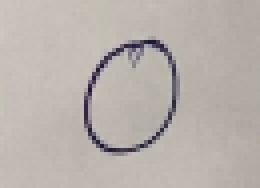
#> input picture testcase/0 (1).png, 65 x 47 px (shown 4 times larger); its folder holds only this picture in this run
$ python main.py
#> lines starting #> are read from the running program, lines starting #| are printed output that depends on the picture; after the words box and inside, x2 and y2 are one past the last pixel; in counts of white or black regions, pixels touching at a corner belong together
import cv2
import os
import rule


def toBinaryImage(img):
    """
    function write to covert from RGB to Binary Image
    :param path: path to image
    :return: a binary image
    """
    #scale image
    ratio = 55 / img.shape[1]
    width = int(img.shape[1] * ratio)
    height = int(img.shape[0] * ratio)
    dim = (width, height)
    img = cv2.resize(img, dim, interpolation=cv2.INTER_AREA)
    # to gray and reduce noise
    img_grayscale = cv2.cvtColor(img, cv2.COLOR_BGR2GRAY)
    img_grayscale = cv2.GaussianBlur(img_grayscale, (1, 1), 0)
    # to binary img
    ret3, img_binary = cv2.threshold(img_grayscale, 0, 255, cv2.THRESH_BINARY + cv2.THRESH_OTSU)
    # show binary img
    '''
    cv2.imshow("img", img_binary)
    cv2.waitKey()
    cv2.destroyAllWindows()
    '''
    # to 0 1
    img_binary[img_binary > 0] = 1
    return img_binary


def findBorder(img):
    """
    function write to find the bouding of number
    :param img: a binary image, which have a number
    :return: (left, right, top, bottom) are bouding of number
    """
    numRow = len(img)
    numColumn = len(img[0])
    left = -1
    for i in range(numColumn):
        for j in range(numRow):
            if img[j][i] == 0:
                left = i
                break
        if left != -1:
            break
    right = -1
    for i in range(numColumn-1, -1, -1):
        for j in range(numRow):
            if img[j][i] == 0:
                right = i
                break
        if right != -1:
            break
    top = -1
    for i in range(numRow):
        for j in range(numColumn):
            if img[i][j] == 0:
                top = i
                break
        if top != -1:
            break
    bottom = -1
    for i in range(numRow - 1, -1, -1):
        for j in range(numColumn):
            if img[i][j] == 0:
                bottom = i
                break
        if bottom != -1:
            break
    return left, right, top , bottom


def scanImg(left, right, top, bottom, img):
    """
    function is wrote to appply my algorithm
    """
    centerX = (left + right) // 2
    leftCenterX = (centerX - left) // 2 + left
    rightCenterX = (right - centerX) // 2 + centerX
    countCX = 0
    countL = 0
    countR = 0
    positionX = [[-1, -1, -1], [-1, -1, -1], [-1, -1, -1], [1, -1, -1]]
    for i in range(top, bottom + 1, 1):
        if img[i][rightCenterX] == 0 and (i == len(img) - 1 or img[i + 1][rightCenterX] == 1):
            if countR < 4:
                positionX[countR][2] = i
            countR += 1
        if img[i][centerX] == 0 and (i == len(img) - 1 or img[i + 1][centerX] == 1):
            if countCX < 4:
                positionX[countCX][1] = i
            countCX += 1
        if img[i][leftCenterX] == 0 and (i == len(img) - 1 or img[i + 1][leftCenterX] == 1):
            if countL < 4:
                positionX[countL][0] = i
            countL += 1

    centerY = (top + bottom) // 2
    bottomCenterY = (bottom - centerY) // 2 + centerY
    topCenterY = (centerY - top) // 2 + top
    countCY = 0
    countT = 0
    countB = 0
    positionY = [[-1, -1, -1, -1], [-1, -1, -1, -1], [-1, -1, -1, -1]]
    for i in range(left, right + 1, 1):
        if img[topCenterY][i] == 0 and (i == len(img[0]) - 1 or img[topCenterY][i + 1] == 1):
            if countT < 4:
                positionY[0][countT] = i
            countT += 1
        if img[centerY][i] == 0 and (i == len(img[0]) - 1 or img[centerY][i + 1] == 1):
            if countCY < 4:
                positionY[1][countCY] = i
            countCY += 1
        if img[bottomCenterY][i] == 0 and (i == len(img[0]) - 1 or img[bottomCenterY][i + 1] == 1):
            if countB < 4:
                positionY[2][countB] = i
            countB += 1
    return (countL, countCX, countR), (countT, countCY, countB), positionX, positionY


def predictAgain(predictAns, scanData, left, right, top, bottom):
    """
    if there are a lot of answer were predict, reduce them
    """
    # some rule to increase confidence
    if scanData[1][2] == 1:
        if scanData[3][2][0] > (right - left) // 2 + left:
            try:
                predictAns.remove(2)
            except ValueError:
                pass
        else:
            try:
                predictAns.remove(9)
            except ValueError:
                pass
    if scanData[1][1] == 1:
        if scanData[3][1][0] < right - 5:
            try:
                predictAns.remove(4)
            except ValueError:
                pass
        else:
            try:
                predictAns.remove(1)
            except ValueError:
                pass
    if scanData[1][0] == 1:
        if scanData[3][0][0] < (right - left) // 2 + left:
            try:
                predictAns.remove(3)
            except ValueError:
                pass
        else:
            try:
                predictAns.remove(5)
            except ValueError:
                pass


if __name__ == "__main__":
    listImg = os.listdir("testcase")
    for path in listImg:
        originImg = cv2.imread("testcase/" + path)
#> originImg is the input picture: shape (47, 65, 3); mean B, G, R 171.2, 178, 184.5
        img = toBinaryImage(originImg)
#> in toBinaryImage, `img = cv2.resize(img, dim, interpolation=cv2.INTER_AREA)`:
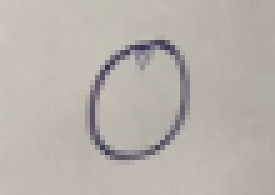
#> img: shape (39, 55, 3) (shown 5 times larger); mean of channels 0, 1, 2 171.2, 178, 184.5; drawn as B, G, R
#> in toBinaryImage, `ret3, img_binary = cv2.threshold(img_grayscale, 0, 255, cv2.THRESH_BIN..`:
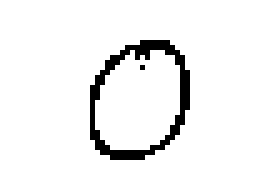
#> img_binary: shape (39, 55) (shown 5 times larger); 94.5% white; black in thin lines or dots, all inside (x1, y1, x2, y2) = (18, 8, 38, 32)
#> in toBinaryImage, `ret3, img_binary = cv2.threshold(img_grayscale, 0, 255, cv2.THRESH_BIN..`: ret3 = 146
        left, right, top, bottom = findBorder(img)
#> in findBorder, `numRow = len(img)`: numRow = 39
#> in findBorder, `numColumn = len(img[0])`: numColumn = 55
#> left = 18; right = 37; top = 8; bottom = 31
        scanData = scanImg(left, right, top, bottom, img)
#> in scanImg, `centerX = (left + right) // 2`: centerX = 27
#> in scanImg, `leftCenterX = (centerX - left) // 2 + left`: leftCenterX = 22
#> in scanImg, `rightCenterX = (right - centerX) // 2 + centerX`: rightCenterX = 32
#> after the loop in scanImg, `for i in range(top, bottom + 1, 1):`: countCX = 2; positionX = [[13, 11, 9], [31, 31, 29], [-1, -1, -1], [1, -1, -1]]
#> in scanImg, `centerY = (top + bottom) // 2`: centerY = 19
#> in scanImg, `bottomCenterY = (bottom - centerY) // 2 + centerY`: bottomCenterY = 25
#> in scanImg, `topCenterY = (centerY - top) // 2 + top`: topCenterY = 13
#> after the loop in scanImg, `for i in range(left, right + 1, 1):`: countB = 2; countT = 3; positionY = [[22, 28, 36, -1], [19, 37, -1, -1], [18, 35, -1, -1]]
#> scanData = ((2, 2, 2), (3, 2, 2), [[13, 11, 9], [31, 31, 29], [-1, -1, -1], [1, -1, -1]], [[22, 28, 36, -1], [19, 37, -1, -1], [18, 35, -1, -1]])
        print("Procesing--- : ", path)
        #print(scanData)
        predictAns = []
        for index, item in enumerate(rule.DATA):
            if scanData[0] in item[0] and scanData[1] in item[1]:
                predictAns.append(index)
#> after the loop, predictAns = [0]
        if len(predictAns) > 1:
            predictAgain(predictAns, scanData, left, right, top, bottom)
            #cv2.imwrite("Answer/" + str(ans) + "/" + path, originImg)
        if len(predictAns) == 0:
            print("Fail to predict")
        else:
            print("Predict: ", predictAns)
#| Predict:  [0]

$ run again, on testcase/1 (2).png
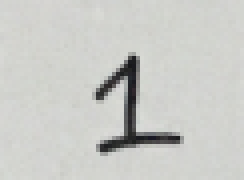
#> input picture testcase/1 (2).png, 61 x 45 px (shown 4 times larger)
#> originImg is the input picture: shape (45, 61, 3); mean B, G, R 198.9, 202.8, 201.8
#> in toBinaryImage, `img = cv2.resize(img, dim, interpolation=cv2.INTER_AREA)`:
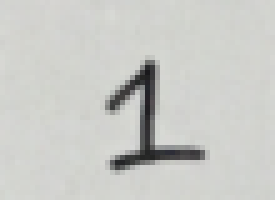
#> img: shape (40, 55, 3) (shown 5 times larger); mean of channels 0, 1, 2 198.9, 202.8, 201.8; drawn as B, G, R
#> in toBinaryImage, `ret3, img_binary = cv2.threshold(img_grayscale, 0, 255, cv2.THRESH_BIN..`:
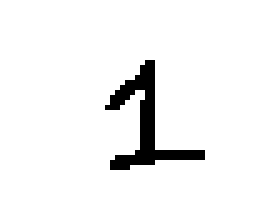
#> img_binary: shape (40, 55) (shown 5 times larger); 94.6% white; black in thin lines or dots, all inside (x1, y1, x2, y2) = (21, 12, 41, 34)
#> ret3 = 141
#> numRow = 40
#> numColumn = 55
#> left = 21; right = 40; top = 12; bottom = 33
#> centerX = 30
#> leftCenterX = 25
#> rightCenterX = 35
#> after the loop in scanImg, `for i in range(top, bottom + 1, 1):`: countCX = 1; countL = 2; countR = 1; positionX = [[19, 32, 31], [33, -1, -1], [-1, -1, -1], [1, -1, -1]]
#> centerY = 22
#> bottomCenterY = 27
#> topCenterY = 17
#> after the loop in scanImg, `for i in range(left, right + 1, 1):`: countB = 1; positionY = [[30, -1, -1, -1], [30, -1, -1, -1], [30, -1, -1, -1]]
#> scanData = ((2, 1, 1), (1, 1, 1), [[19, 32, 31], [33, -1, -1], [-1, -1, -1], [1, -1, -1]], [[30, -1, -1, -1], [30, -1, -1, -1], [30, -1, -1, -1]])
#> after the loop `for index, item in enumerate(rule.DATA):`: predictAns = [1, 4]
#| Predict:  [1]

$ run again, on testcase/1 (3).png
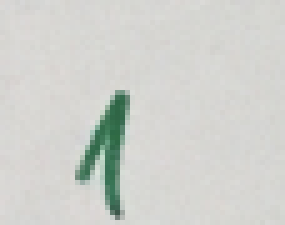
#> input picture testcase/1 (3).png, 57 x 45 px (shown 5 times larger)
#> originImg is the input picture: shape (45, 57, 3); mean B, G, R 205.2, 209.7, 207.9
#> in toBinaryImage, `img_grayscale = cv2.cvtColor(img, cv2.COLOR_BGR2GRAY)`:
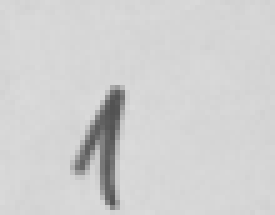
#> img_grayscale: shape (43, 55) (shown 5 times larger); min 82, max 219, mean 208.7
#> in toBinaryImage, `ret3, img_binary = cv2.threshold(img_grayscale, 0, 255, cv2.THRESH_BIN..`:
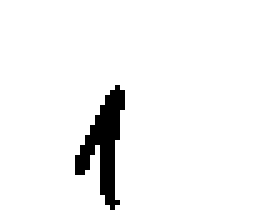
#> img_binary: shape (43, 55) (shown 5 times larger); 95.4% white; 1 black region, box (x1, y1, x2, y2) and area: (15, 17, 25, 42) 109
#> ret3 = 162
#> numRow = 43
#> numColumn = 55
#> left = 15; right = 24; top = 17; bottom = 41
#> centerX = 19
#> leftCenterX = 17
#> rightCenterX = 21
#> after the loop in scanImg, `for i in range(top, bottom + 1, 1):`: countCX = 1; positionX = [[33, 28, 40], [-1, -1, -1], [-1, -1, -1], [1, -1, -1]]
#> centerY = 29
#> bottomCenterY = 35
#> topCenterY = 23
#> after the loop in scanImg, `for i in range(left, right + 1, 1):`: countB = 1; countCY = 2; countT = 1; positionY = [[23, -1, -1, -1], [18, 22, -1, -1], [22, -1, -1, -1]]
#> scanData = ((1, 1, 1), (1, 2, 1), [[33, 28, 40], [-1, -1, -1], [-1, -1, -1], [1, -1, -1]], [[23, -1, -1, -1], [18, 22, -1, -1], [22, -1, -1, -1]])
#> after the loop `for index, item in enumerate(rule.DATA):`: predictAns = [1, 4]
#| Predict:  [1, 4]

$ run again, on testcase/2 (1).png
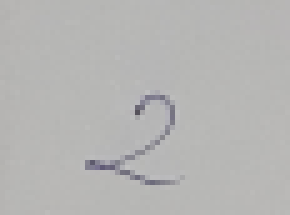
#> input picture testcase/2 (1).png, 58 x 43 px (shown 5 times larger)
#> originImg is the input picture: shape (43, 58, 3); mean B, G, R 180.1, 181.3, 181.7
#> in toBinaryImage, `ret3, img_binary = cv2.threshold(img_grayscale, 0, 255, cv2.THRESH_BIN..`:
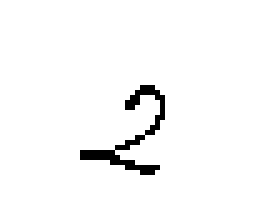
#> img_binary: shape (40, 55) (shown 5 times larger); 97% white; black in thin lines or dots, all inside (x1, y1, x2, y2) = (16, 17, 33, 35)
#> ret3 = 165
#> numRow = 40
#> numColumn = 55
#> left = 16; right = 32; top = 17; bottom = 34
#> centerX = 24
#> leftCenterX = 20
#> rightCenterX = 28
#> after the loop in scanImg, `for i in range(top, bottom + 1, 1):`: countCX = 2; countL = 1; countR = 3; positionX = [[31, 29, 18], [-1, 32, 27], [-1, -1, 34], [1, -1, -1]]
#> centerY = 25
#> bottomCenterY = 29
#> topCenterY = 21
#> after the loop in scanImg, `for i in range(left, right + 1, 1):`: countB = 1; countT = 2; positionY = [[26, 32, -1, -1], [31, -1, -1, -1], [25, -1, -1, -1]]
#> scanData = ((1, 2, 3), (2, 1, 1), [[31, 29, 18], [-1, 32, 27], [-1, -1, 34], [1, -1, -1]], [[26, 32, -1, -1], [31, -1, -1, -1], [25, -1, -1, -1]])
#> after the loop `for index, item in enumerate(rule.DATA):`: predictAns = [2]
#| Predict:  [2]

$ run again, on testcase/0 (2).png
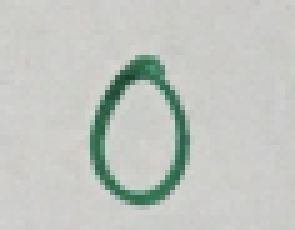
#> input picture testcase/0 (2).png, 59 x 46 px (shown 5 times larger)
#> originImg is the input picture: shape (46, 59, 3); mean B, G, R 193.6, 198.1, 194
#> in toBinaryImage, `img_grayscale = cv2.cvtColor(img, cv2.COLOR_BGR2GRAY)`:
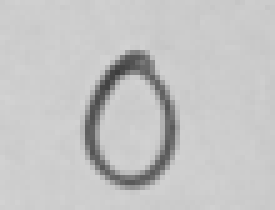
#> img_grayscale: shape (42, 55) (shown 5 times larger); min 61, max 210, mean 196.4
#> in toBinaryImage, `ret3, img_binary = cv2.threshold(img_grayscale, 0, 255, cv2.THRESH_BIN..`:
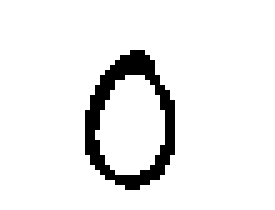
#> img_binary: shape (42, 55) (shown 5 times larger); 92.6% white; black in thin lines or dots, all inside (x1, y1, x2, y2) = (17, 10, 35, 38)
#> ret3 = 156
#> numRow = 42
#> numColumn = 55
#> left = 17; right = 34; top = 10; bottom = 37
#> centerX = 25
#> leftCenterX = 21
#> rightCenterX = 29
#> after the loop in scanImg, `for i in range(top, bottom + 1, 1):`: countCX = 2; positionX = [[19, 14, 15], [35, 37, 36], [-1, -1, -1], [1, -1, -1]]
#> centerY = 23
#> bottomCenterY = 30
#> topCenterY = 16
#> after the loop in scanImg, `for i in range(left, right + 1, 1):`: countB = 2; positionY = [[22, 31, -1, -1], [19, 34, -1, -1], [19, 34, -1, -1]]
#> scanData = ((2, 2, 2), (2, 2, 2), [[19, 14, 15], [35, 37, 36], [-1, -1, -1], [1, -1, -1]], [[22, 31, -1, -1], [19, 34, -1, -1], [19, 34, -1, -1]])
#> after the loop `for index, item in enumerate(rule.DATA):`: predictAns = [0]
#| Predict:  [0]
